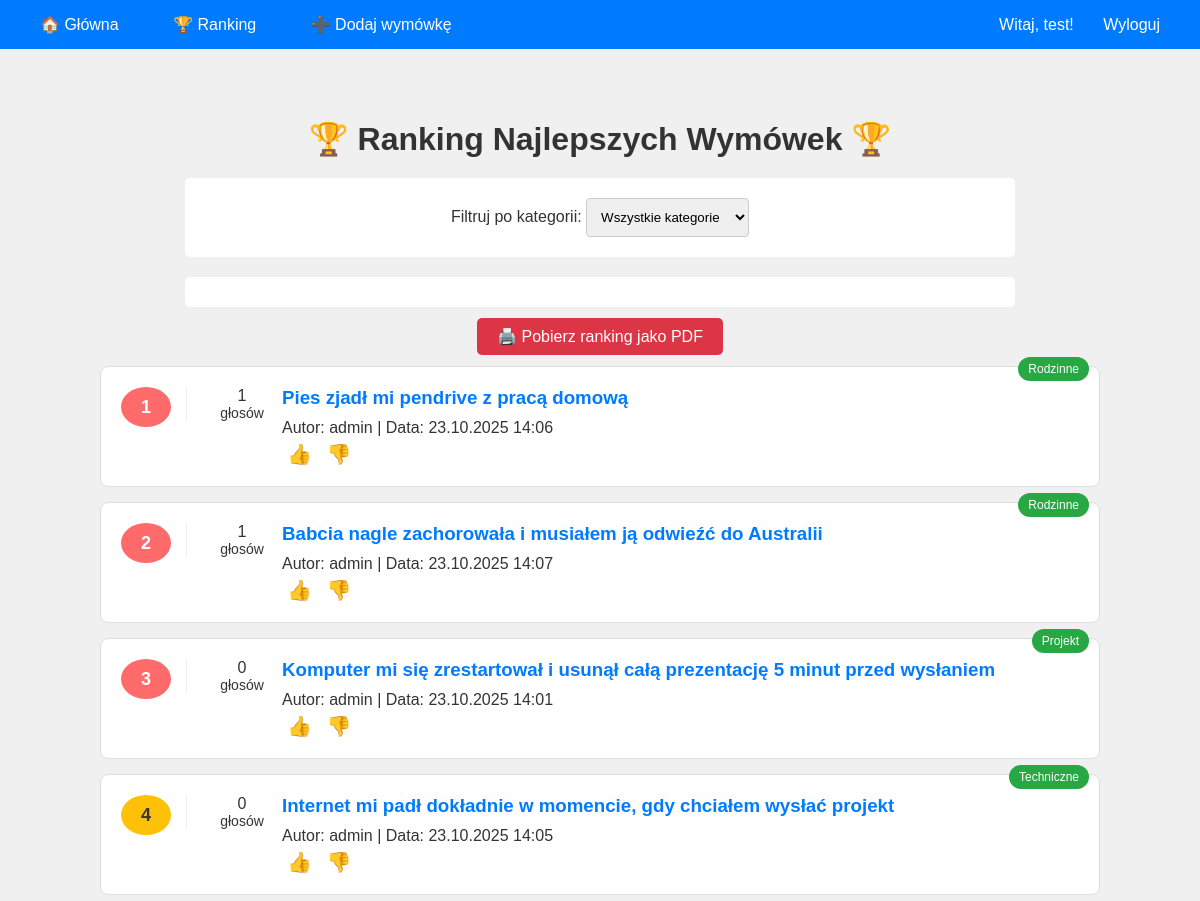
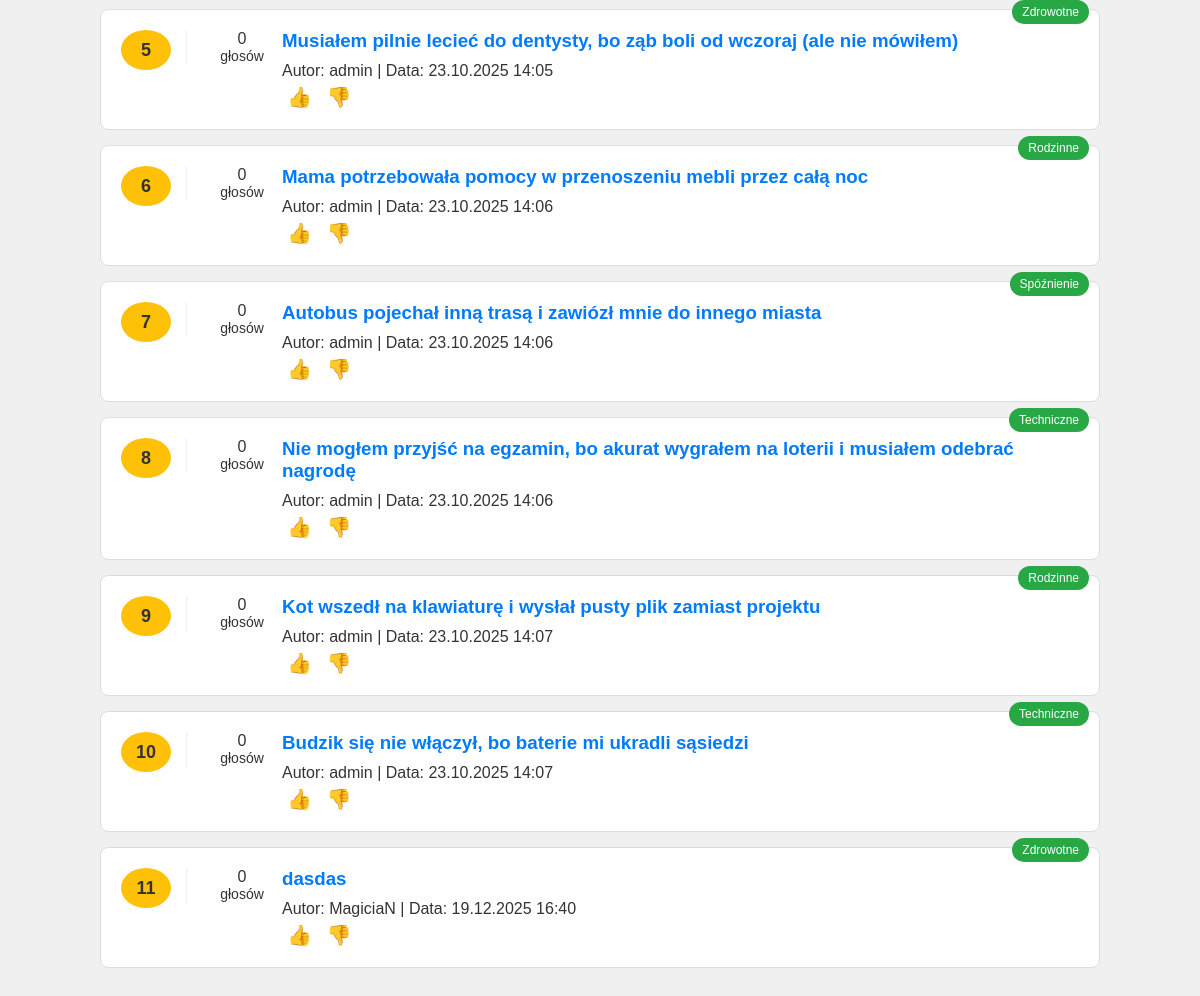
The page /ranking/ (signed in) on the database its author committed (2 pictures, top to bottom).
### wymowki/models.py (models this page shows, shortened)
class Wymowka(models.Model):
    tresc = models.TextField()
    kategoria = models.ForeignKey(Kategoria, on_delete=models.SET_NULL, null=True, blank=True, related_name='wymowki')
    autor = models.ForeignKey(User, on_delete=models.CASCADE, related_name='wymowki', null=True, blank=True)
    glosy = models.IntegerField(default=0)
    data_dodania = models.DateTimeField(auto_now_add=True)
    tags = TaggableManager()
    class Meta:
        ordering = ['-data_dodania']
        verbose_name_plural = "Wymówki"

class Kategoria(models.Model):
    nazwa = models.CharField(max_length=100, unique=True)
    opis = models.TextField(blank=True)
    class Meta:
        verbose_name_plural = "Kategorie"

### wymowki/views.py (the view, shortened to what this page needs)
# urls.py: path('ranking/', views.ranking, name='ranking'),
def ranking(request):
    wymowka_id = request.GET.get('wymowka')
    kategoria_id = request.GET.get('kategoria')
    wymowki = Wymowka.objects.all()
    if kategoria_id:
        wymowki = wymowki.filter(kategoria_id=kategoria_id)
    wymowki = wymowki.order_by('-glosy')[:20]
    kategorie = Kategoria.objects.all()
    context = {
        'wymowki': wymowki,
        'kategorie': kategorie,
        'wybrana_kategoria': kategoria_id,
    }
    return render(request, 'wymowki/ranking.html', context)

### wymowki/templates/wymowki/ranking.html (shortened to what this page needs)
{% extends 'wymowki/base.html' %}
{% block content %}
<div class="container">
    <h1>🏆 Ranking Najlepszych Wymówek 🏆</h1>
    <div class="filters">
        <form method="GET">
            <label for="kategoria">Filtruj po kategorii:</label>
            <select name="kategoria" id="kategoria" onchange="this.form.submit()">
                <option value="">Wszystkie kategorie</option>
            </select>
        </form>
    </div>
    <div class="filters">
    </div>
    <div style="text-align: center; margin-bottom: 20px;">
        <a href="{% url 'export_pdf' %}" style="padding: 10px 20px; background-color: #dc3545; color: white; text-decoration: none; border-radius: 5px;">
            🖨️ Pobierz ranking jako PDF
        </a>
    </div>
    {% if wymowki %}
    {% for wymowka in wymowki %}
    <div class="wymowka-item">
        <div class="rank {% if forloop.counter <= 3 %}top3{% endif %}">{{ forloop.counter }}</div>
        {% if wymowka.kategoria %}
        <span class="kategoria-badge">{{ wymowka.kategoria.nazwa }}</span>
        {% endif %}
        <div class="votes">
            {{ wymowka.glosy }}<br>
            <span style="font-size: 14px; font-weight: normal;">głosów</span>
        </div>
        <div class="wymowka-content">
            <h3><a href="{% url 'ranking' %}?wymowka={{ wymowka.id }}" style="text-decoration: none; color: #007bff;">{{wymowka.tresc }}</a></h3>
            <div class="meta">
                Autor: {% if wymowka.autor %}{{ wymowka.autor.username }}{% else %}Anonim{% endif %} |
                Data: {{ wymowka.data_dodania|date:"d.m.Y H:i" }}
            </div>
            {% if user.is_authenticated %}
            <div class="vote-buttons">
                <a href="{% url 'ocen_wymowke' wymowka.id 1 %}" class="vote-btn" title="Lubię to">👍</a>
                <a href="{% url 'ocen_wymowke' wymowka.id -1 %}" class="vote-btn" title="Nie lubię">👎</a>
            </div>
            {% endif %}
        </div>
    </div>
    {% endfor %}
    {% else %}
    <p style="text-align: center; margin-top: 50px; font-size: 18px; color: #666;">
        Brak wymówek w tej kategorii!
    </p>
    {% endif %}
</div>
{% endblock %}

### wymowki/templates/wymowki/base.html (shortened to what this page needs)
{% load static %}
<!DOCTYPE html>
<html lang="pl">
<head>
    <link rel="stylesheet" href="{% static 'wymowki/style.css' %}">
</head>
<body>
    <div class="navbar">
        <div>
            <a href="{% url 'strona_glowna' %}">🏠 Główna</a>
            <a href="{% url 'ranking' %}">🏆 Ranking</a>
            {% if user.is_authenticated %}
                <a href="{% url 'dodaj_wymowke' %}">➕ Dodaj wymówkę</a>
            {% endif %}
        </div>
        <div class="user-info">
            {% if user.is_authenticated %}
                Witaj, {{ user.username }}!
                <a href="{% url 'wylogowanie' %}">Wyloguj</a>
            {% else %}
                <a href="{% url 'logowanie' %}">Zaloguj</a>
                <a href="{% url 'rejestracja' %}">Rejestracja</a>
            {% endif %}
        </div>
    </div>
    {% block content %}
    {% endblock %}
</body>
</html>

### wymowki/static/wymowki/style.css (style rules this page uses)
body { font-family: Arial, sans-serif; margin: 0; padding: 0; background-color: #f0f0f0; color: #333; }
.container { max-width: 1000px; margin: 30px auto; padding: 20px; background-color: transparent; }
h1 { color: #333; text-align: center; margin-bottom: 20px; }
a { text-decoration: none; color: #007bff; }
.navbar { background-color: #007bff; padding: 15px; display: flex; justify-content: space-between; align-items: center; flex-wrap: wrap; }
.navbar a { color: white; margin: 0 10px; padding: 8px 15px; border-radius: 5px; transition: background-color 0.3s; }
.navbar .user-info { color: white; }
.kategoria-badge { position: absolute; top: -10px; right: 10px; background-color: #28a745; color: white; padding: 5px 10px; border-radius: 15px; font-size: 12px; }
.filters { max-width: 800px; margin: 20px auto; padding: 15px; background-color: white; border-radius: 5px; text-align: center; display: flex; justify-content: center; gap: 10px; flex-wrap: wrap; }
.filters select, .filters input, form textarea, form select, form input[type="text"], form input[type="password"], form input[type="email"] { padding: 10px; border: 1px solid #ccc; border-radius: 4px; margin: 5px 0; }
.filters input, .filters select { flex: 1 1 200px; }
.wymowka-item { background-color: white; border: 1px solid #ddd; border-radius: 8px; padding: 20px; margin: 15px 0; position: relative; display: flex; align-items: flex-start; justify-content: space-between; }
.rank { background-color: #ffc107; color: #333; padding: 5px 10px; border-radius: 50%; font-weight: bold; font-size: 18px; width: 30px; height: 30px; display: flex; align-items: center; justify-content: center; flex-shrink: 0; margin-right: 15px; }
.rank.top3 { background-color: #ff6b6b; color: white; }
.wymowka-content { flex-grow: 1; margin-right: 15px; }
.wymowka-content h3 { margin: 0 0 10px 0; text-align: left; }
.votes { text-align: center; min-width: 80px; display: flex; flex-direction: column; justify-content: center; align-items: center; border-left: 1px solid #eee; padding-left: 15px; }
.vote-buttons { margin-top: 5px; white-space: nowrap; }
.vote-btn { font-size: 20px; padding: 5px; cursor: pointer; text-decoration: none; border-radius: 4px; }

### rows shown on the page
Wymowka: kategoria.nazwa "Rodzinne", glosy "1", tresc "Pies zjadł mi pendrive z pracą domową", autor.username "admin", data_dodania "23.10.2025 14:06"
Wymowka: kategoria.nazwa "Rodzinne", glosy "1", tresc "Babcia nagle zachorowała i musiałem ją odwieźć do Australii", autor.username "admin", data_dodania "23.10.2025 14:07"
Wymowka: kategoria.nazwa "Projekt", glosy "0", tresc "Komputer mi się zrestartował i usunął całą prezentację 5 minut przed wysłaniem", autor.username "admin", data_dodania "23.10.2025 14:01"
Wymowka: kategoria.nazwa "Techniczne", glosy "0", tresc "Internet mi padł dokładnie w momencie, gdy chciałem wysłać projekt", autor.username "admin", data_dodania "23.10.2025 14:05"
Wymowka: kategoria.nazwa "Zdrowotne", glosy "0", tresc "Musiałem pilnie lecieć do dentysty, bo ząb boli od wczoraj (ale nie mówiłem)", autor.username "admin", data_dodania "23.10.2025 14:05"
Wymowka: kategoria.nazwa "Rodzinne", glosy "0", tresc "Mama potrzebowała pomocy w przenoszeniu mebli przez całą noc", autor.username "admin", data_dodania "23.10.2025 14:06"
Wymowka: kategoria.nazwa "Spóźnienie", glosy "0", tresc "Autobus pojechał inną trasą i zawiózł mnie do innego miasta", autor.username "admin", data_dodania "23.10.2025 14:06"
Wymowka: kategoria.nazwa "Techniczne", glosy "0", tresc "Nie mogłem przyjść na egzamin, bo akurat wygrałem na loterii i musiałem odebrać nagrodę", autor.username "admin", data_dodania "23.10.2025 14:06"
Wymowka: kategoria.nazwa "Rodzinne", glosy "0", tresc "Kot wszedł na klawiaturę i wysłał pusty plik zamiast projektu", autor.username "admin", data_dodania "23.10.2025 14:07"
Wymowka: kategoria.nazwa "Techniczne", glosy "0", tresc "Budzik się nie włączył, bo baterie mi ukradli sąsiedzi", autor.username "admin", data_dodania "23.10.2025 14:07"
Wymowka: kategoria.nazwa "Zdrowotne", glosy "0", tresc "dasdas", autor.username "MagiciaN", data_dodania "19.12.2025 16:40"

### other values the page prints
{{ user.username }} "test"
